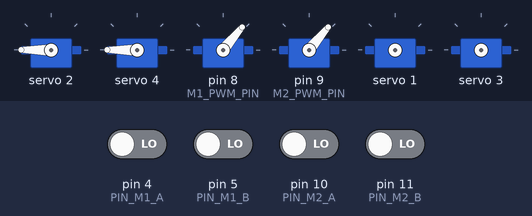
The sketch below on a simulated Arduino Uno, built for the host (arithmetic inside an expression is 32-bit, double 64-bit). Parts: 6 × servo. Wiring (inferred from the names in the program): 2 × servo: signal pin 8 / signal pin 9. The test bench sets the inputs (shaded band); at power-on: pin 4 (PIN_M1_A), pin 5 (PIN_M1_B), pin 10 (PIN_M2_A), pin 11 (PIN_M2_B) LOW. Servo pulses on a pin are drawn as a servo (544–2400 µs = 0–180°); what the sketch prints to the serial monitor is not drawn.

Above: at 1.5 s.
1.6 s: pin 5 (PIN_M1_B) driven HIGH
At 3.2 s:
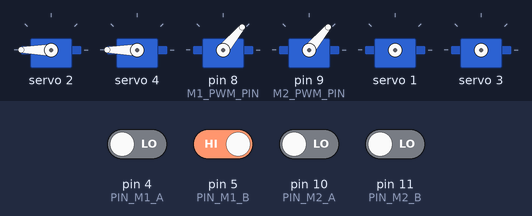
4.6 s: pin 11 (PIN_M2_B) driven HIGH
At 27.3 s:
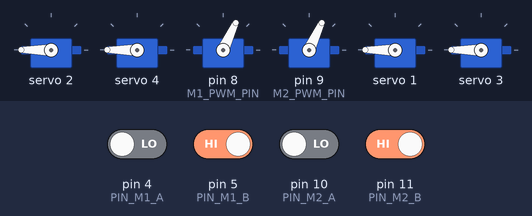
Timing chart, 0 to 27.8 s (numbered marks = the images above; inputs shaded):
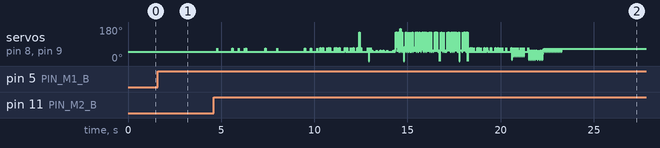

The sketch:

car2_openloop_duty_sweep_10khz_wip.ino
```cpp
// 排查用：車2實際5kHz PWM下的完整duty(0~250)->RPM開迴路掃描，跟乾淨測試板
// 那次(10kHz)做法一樣：連續斜坡(馬達全程保持轉動、不歸零重啟)，不是
// car2_openloop_coldstart_test.ino那種「每個duty都從死停重新啟動」的
// 冷啟動測試——連續斜坡電流風險低很多，因為除了deadband以下，馬達
// 一直在轉，不會有前次測試那種「堵轉電流撐900ms」的狀況。
//
// 安全機制：一旦偵測到「前一個duty值還有在轉，換到更高的duty卻完全
// 沒動」，代表不是死區(死區只會發生在低duty、且應該是連續的)、而是
// 疑似驅動異常(跟今天稍早car2_openloop_coldstart_test.ino之後懷疑
// 的驅動板/保險絲狀況一樣)，立刻中止整個掃描並切斷輸出，不要傻等
// HOLD_MS跑完、更不會繼續往更高duty測。

#include <Arduino.h>
#include <Wire.h>
#include <Adafruit_PWMServoDriver.h>

Adafruit_PWMServoDriver pwm = Adafruit_PWMServoDriver(0x40, Wire1);

const uint8_t CH_M1_IN1 = 2;
const uint8_t CH_M1_IN2 = 1;
const uint8_t CH_M2_IN1 = 4;
const uint8_t CH_M2_IN2 = 3;

const uint8_t M1_PWM_PIN = 8;
const uint8_t M2_PWM_PIN = 9;

const uint8_t PIN_M1_A = 4;
const uint8_t PIN_M1_B = 5;
const uint8_t PIN_M2_A = 10;
const uint8_t PIN_M2_B = 11;

const uint32_t PWM_PERIOD_US = 100;  // 2026-09-14診斷測試：改成10kHz，跟5kHz版本
                                      // (car2_openloop_duty_sweep_5khz_full.ino)做
                                      // 同一天、同一套接線的RPM-vs-duty曲線對照。
const uint32_t HOLD_MS = 1000;       // 每個duty停留多久
const uint32_t SETTLE_MS = 300;      // 前面這段時間量到的ticks不算，只讓轉速穩定
const uint32_t LOG_PERIOD_MS = 20;   // 50Hz，跟正式版PID頻率一致

// 0~250，每10一階，涵蓋deadband前後到接近滿duty
const uint8_t DUTY_START = 0;
const uint8_t DUTY_END = 250;
const uint8_t DUTY_STEP = 10;

const float TICKS_PER_REV = 1288.86;  // 車2實測修正值(見car2_speed_control_test.ino)

volatile int32_t posM1 = 0;
volatile int32_t posM2 = 0;
volatile uint8_t stateM1 = 0;
volatile uint8_t stateM2 = 0;

static const int8_t QDEC_TABLE[16] = {
  0, -1, 1, 0,
  1, 0, 0, -1,
  -1, 0, 0, 1,
  0, 1, -1, 0
};

void updateQuadM1() {
  uint8_t a = digitalRead(PIN_M1_A);
  uint8_t b = digitalRead(PIN_M1_B);
  uint8_t newState = (a << 1) | b;
  posM1 += QDEC_TABLE[((stateM1 << 2) | newState) & 0x0F];
  stateM1 = newState;
}
void updateQuadM2() {
  uint8_t a = digitalRead(PIN_M2_A);
  uint8_t b = digitalRead(PIN_M2_B);
  uint8_t newState = (a << 1) | b;
  posM2 += QDEC_TABLE[((stateM2 << 2) | newState) & 0x0F];
  stateM2 = newState;
}
void isrM1A() { updateQuadM1(); }
void isrM1B() { updateQuadM1(); }
void isrM2A() { updateQuadM2(); }
void isrM2B() { updateQuadM2(); }

uint8_t curDuty = DUTY_START;
uint32_t stepStartMs = 0;
uint32_t lastLogMs = 0;
int32_t stepStartPosM1 = 0;
int32_t stepStartPosM2 = 0;
int32_t settlePosM1 = 0;  // settle結束那一刻的位置，RPM只算settle之後這段，
int32_t settlePosM2 = 0;  // 不要把settle期間的加速爬升也算進穩態轉速裡
bool settleCaptured = false;
bool everMoved = false;  // 一旦量到過真的有轉動就恆為true——只有「已經證實會動、
                          // 之後卻不動了」才算異常，還在死區以下本來就不會動，
                          // 不能拿來當異常判斷基準(這是上一版的bug，duty=10這種
                          // 死區以下的值會被誤判成異常中止)
bool aborted = false;
bool finished = false;

void stopAll(const __FlashStringHelper* reason) {
  curDuty = 0;
  pwm.setPin(CH_M1_IN1, 4095);
  pwm.setPin(CH_M1_IN2, 4095);
  pwm.setPin(CH_M2_IN1, 4095);
  pwm.setPin(CH_M2_IN2, 4095);
  Serial.println(reason);
}

void updateMotorPWM() {
  uint32_t phase = micros() % PWM_PERIOD_US;
  uint32_t onUs = (uint32_t)curDuty * PWM_PERIOD_US / 255;
  digitalWrite(M1_PWM_PIN, phase < onUs ? HIGH : LOW);
  digitalWrite(M2_PWM_PIN, phase < onUs ? HIGH : LOW);
}

void setup() {
  Serial.begin(115200);
  delay(300);

  pinMode(M1_PWM_PIN, OUTPUT);
  pinMode(M2_PWM_PIN, OUTPUT);
  pinMode(PIN_M1_A, INPUT);
  pinMode(PIN_M1_B, INPUT);
  pinMode(PIN_M2_A, INPUT);
  pinMode(PIN_M2_B, INPUT);
  attachInterrupt(digitalPinToInterrupt(PIN_M1_A), isrM1A, CHANGE);
  attachInterrupt(digitalPinToInterrupt(PIN_M1_B), isrM1B, CHANGE);
  attachInterrupt(digitalPinToInterrupt(PIN_M2_A), isrM2A, CHANGE);
  attachInterrupt(digitalPinToInterrupt(PIN_M2_B), isrM2B, CHANGE);

  Wire1.begin();
  pwm.begin();
  pwm.setPWMFreq(50);
  pwm.setPin(CH_M1_IN1, 4095);
  pwm.setPin(CH_M1_IN2, 0);
  pwm.setPin(CH_M2_IN1, 4095);
  pwm.setPin(CH_M2_IN2, 0);

  Serial.println(F("=== 車2 5kHz 完整duty->RPM 開迴路掃描 ==="));
  Serial.println(F("csv,duty,rpmM1,rpmM2"));
  curDuty = DUTY_START;
  stepStartMs = millis();
  stepStartPosM1 = posM1;
  stepStartPosM2 = posM2;
  lastLogMs = stepStartMs;
}

void loop() {
  if (aborted || finished) {
    updateMotorPWM();
    return;
  }
  updateMotorPWM();
  uint32_t now = millis();
  uint32_t elapsed = now - stepStartMs;

  if (elapsed >= SETTLE_MS && !settleCaptured) {
    settlePosM1 = posM1;
    settlePosM2 = posM2;
    settleCaptured = true;
  }

  // 安全中止判斷：settle時間過後，若這個duty完全沒有新增ticks，
  // 但上一階(較低duty)是有在動的，代表異常，立刻中止。
  if (elapsed >= SETTLE_MS && curDuty > 0 && everMoved) {
    int32_t movedThisStep1 = posM1 - stepStartPosM1;
    int32_t movedThisStep2 = posM2 - stepStartPosM2;
    if (movedThisStep1 == 0 && movedThisStep2 == 0) {
      aborted = true;
      stopAll(F("!!! 異常中止：先前已經證實會轉，這一階完全沒動，懷疑驅動異常，已切斷輸出 !!!"));
      return;
    }
  }

  if (elapsed >= HOLD_MS) {
    int32_t movedM1 = posM1 - settlePosM1;  // 只算settle結束之後這段，避免把
    int32_t movedM2 = posM2 - settlePosM2;  // 加速爬升期間也算進穩態RPM，之前
                                             // 版本錯拿stepStartPos(整段HOLD_MS
                                             // 都算)去除以只有(HOLD_MS-SETTLE_MS)
                                             // 的時間，會把RPM灌水多算約40%+
    float measureS = (HOLD_MS - SETTLE_MS) / 1000.0f;
    float rpmM1 = (movedM1 / TICKS_PER_REV) / measureS * 60.0f;
    float rpmM2 = (-movedM2 / TICKS_PER_REV) / measureS * 60.0f;

    Serial.print(F("csv,"));
    Serial.print(curDuty);
    Serial.print(',');
    Serial.print(rpmM1, 2);
    Serial.print(',');
    Serial.println(rpmM2, 2);

    // 門檻設20 ticks，濾掉編碼器雜訊/震動誤觸發（duty=10這種死區以下的
    // 值實測過量到過個位數ticks的雜訊，不是真的在轉）
    const int32_t MOVE_NOISE_FLOOR = 20;
    if (abs(movedM1) >= MOVE_NOISE_FLOOR || abs(movedM2) >= MOVE_NOISE_FLOOR) everMoved = true;

    if (curDuty >= DUTY_END) {
      finished = true;
      stopAll(F("=== 掃描完成，已停止 ==="));
      return;
    }
    curDuty = (uint8_t)min((int)curDuty + DUTY_STEP, (int)DUTY_END);
    stepStartMs = now;
    stepStartPosM1 = posM1;
    stepStartPosM2 = posM2;
    settleCaptured = false;
  }

  if (!aborted && !finished && (now - lastLogMs >= LOG_PERIOD_MS)) {
    lastLogMs = now;
    Serial.print(F("[ol] duty="));
    Serial.print(curDuty);
    Serial.print(F(" posM1="));
    Serial.print(posM1);
    Serial.print(F(" posM2="));
    Serial.println(posM2);
  }
}
```

Measured:
- after the input at 1.6 s, servo on pin 8 (M1_PWM_PIN), servo on pin 9 (M2_PWM_PIN): stops changing and stays 50°
